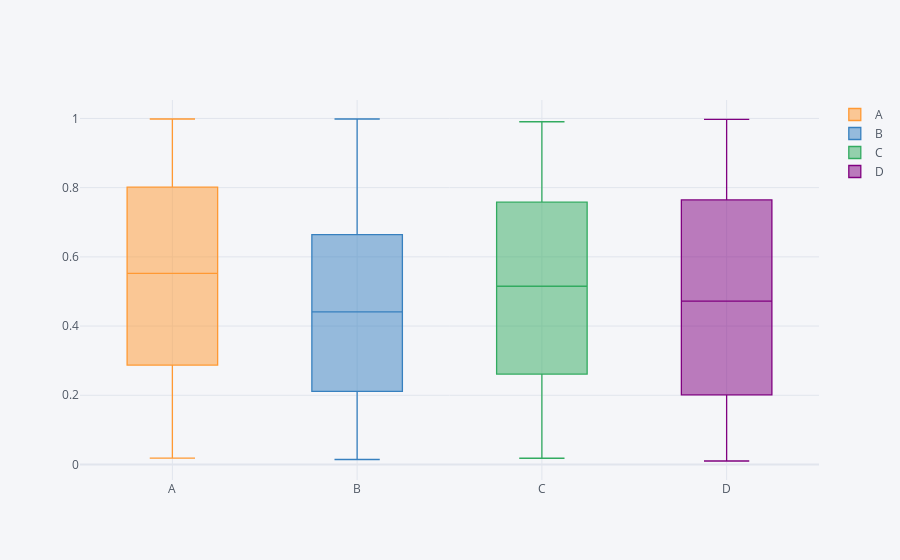

Notebook code for this chart:
### Markdown cell above
# Box Plots

### Code cell
# Create box plot
df.iplot(kind = 'box')
